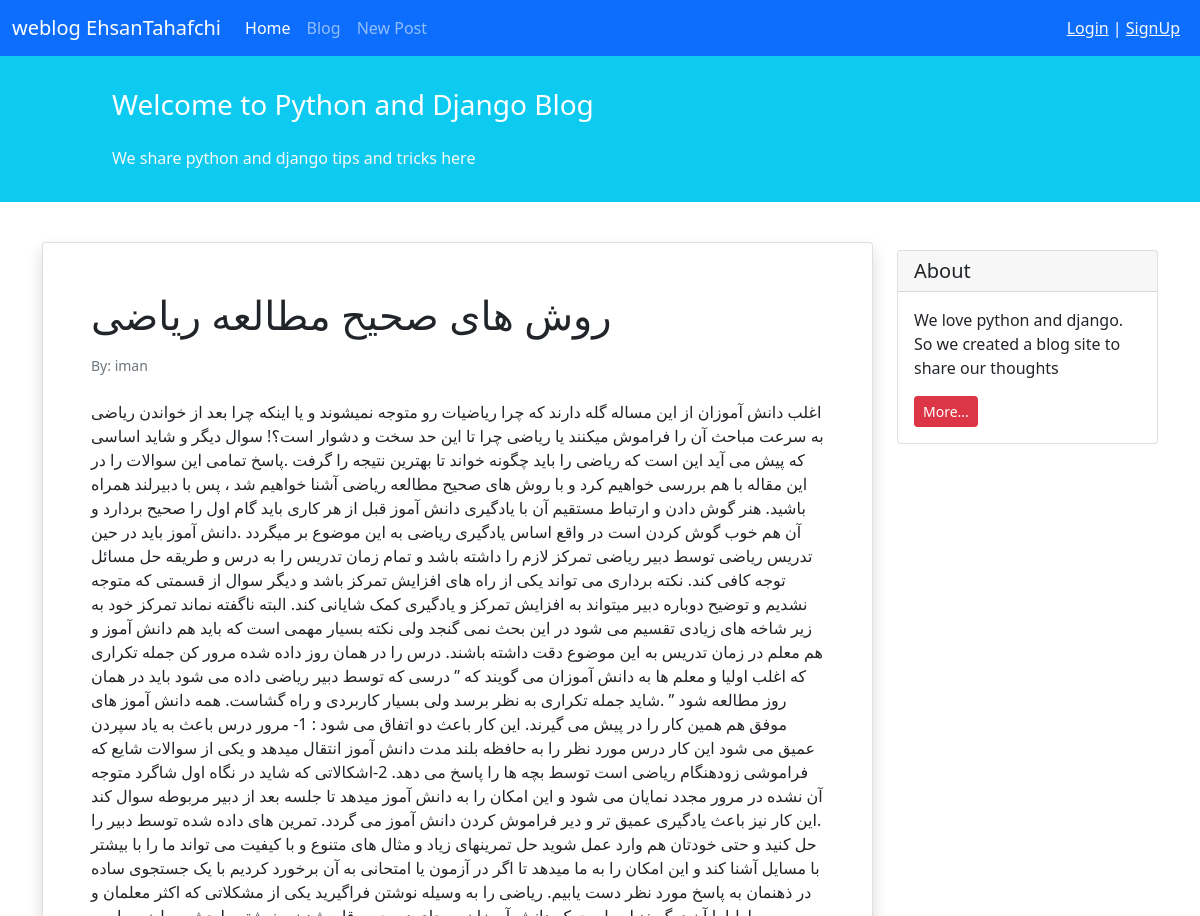
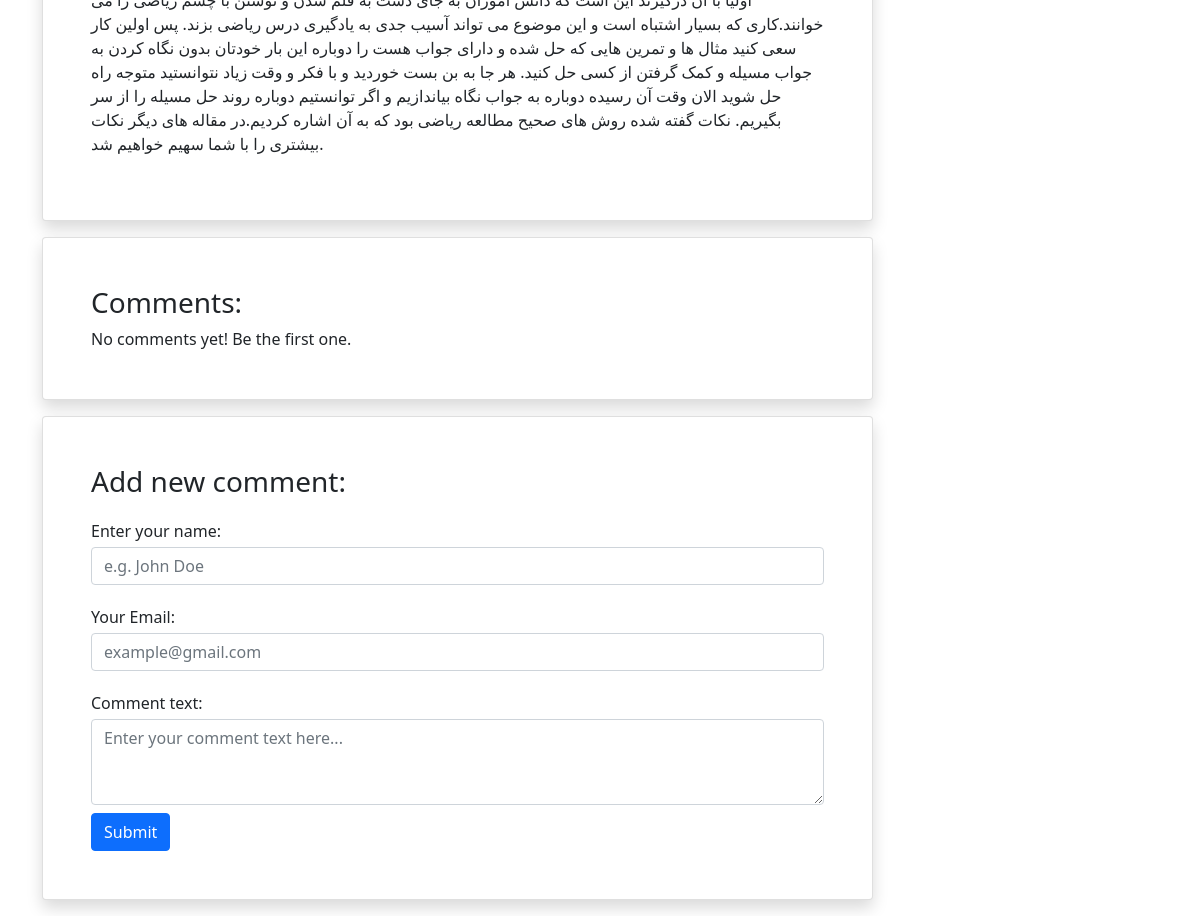
Page /blog/56/ on the committed database (2 pictures, top to bottom).
### blog/models.py (models this page shows, shortened)
class Post(models.Model):
    STATUS_CHOICES = (
        ('Published', 'Published'),
        ('Draft', 'Draft'),
    )
    title = models.CharField(max_length=100)
    text = models.TextField()
    datetime_created = models.DateTimeField(auto_now_add=True)
    datetime_modified = models.DateTimeField(auto_now=True)
    author = models.ForeignKey('auth.User', on_delete=models.CASCADE)
    status = models.CharField(choices=STATUS_CHOICES, max_length=11)

### blog/views.py (the view)
# urls.py: path('<int:pk>/', PostDetailView.as_view(), name='post_detail_view'),
class PostDetailView(generic.DetailView):
    model = Post
    template_name = 'blog/post_detail.html'
    context_object_name = 'post'

### blog/templates/blog/post_detail.html (shortened to what this page needs)
{% extends '_base.html' %}
{% block content %}
    <div class="container mt-4">
        <div class="row">
            <div class="col-9">
                <div class="card shadow my-3 p-5">
                    <h1>{{ post.title }}</h1>
                    <p class="small text-muted mt-2">By: {{ post.author }}</p>
                    <p class="mt-2">{{ post.text }}</p>
                </div>
                <div class="card shadow my-3 p-5">
                    <h3>Comments:</h3>
                    No comments yet! Be the first one.
                </div>
                <div class="card shadow my-3 p-5">
                    <h3>Add new comment:</h3>
                    <form method="POST">
                        <div class="form-group py-2">
                            <label class="py-1" for="author_name">Enter your name:</label>
                            <input type="text" class="form-control" placeholder="e.g. John Doe" name="author_name">
                        </div>
                        <div class="form-group py-2">
                            <label class="py-1" for="email">Your Email:</label>
                            <input type="email" class="form-control" placeholder="example@gmail.com" name="email">
                        </div>
                        <div class="form-group py-2">
                            <label class="py-1" for="comment_text">Comment text:</label>
                            <textarea class="form-control" name="text" rows="3"
                                      placeholder="Enter your comment text here..."></textarea>
                        </div>
                        <button type="submit" class="btn btn-primary">Submit</button>
                    </form>
                </div>
            </div>
            <div class="col-3">
                <div class="card my-4">
                    <h5 class="card-header">About</h5>
                    <div class="card-body">
                        <p class="card-text">We love python and django. So we created a blog site to share our
                            thoughts</p>
                        <a href="#"
                           class="btn btn-sm btn-danger">
                            More...
                        </a>
                    </div>
                </div>
            </div>
        </div>
    </div>
{% endblock content %}

### rows in the picture
Post: title "روش های صحیح مطالعه ریاضی", author "iman", text "اغلب دانش آموزان از این مساله گله دارند که چرا ریاضیات رو متوجه نمیشوند و یا اینکه چرا بعد از خواندن ریاضی به سرعت مباحث آن را فراموش میکنند یا ریاضی چرا تا این حد سخت و دشوار است؟! سوال دیگر و شاید اساسی که پیش می آید این است که ریاضی را باید چگونه خواند تا بهترین نتیجه را گرفت .پاسخ تمامی این سوالات را در این مقاله با هم بررسی خواهیم کرد و با روش های صحیح مطالعه ریاضی آشنا خواهیم شد ، پس با دبیرلند همراه باشید. هنر گوش دادن و ارتباط مستقیم آن با یادگیری دانش آموز قبل از هر کاری باید گام اول را صحیح بردارد و آن هم خوب گوش کردن است در واقع اساس یادگیری ریاضی به این موضوع بر میگردد .دانش آموز باید در حین تدریس ریاضی توسط دبیر ریاضی تمرکز لازم را داشته باشد و تمام زمان تدریس را به درس و طریقه…"
